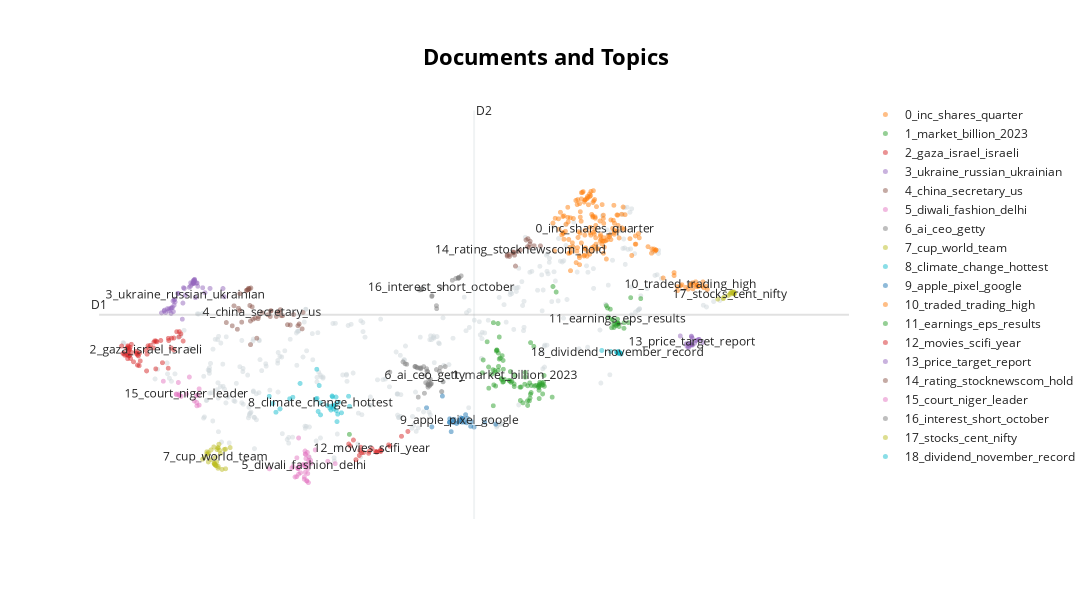

Write notebook code for a chart like this one.
### Markdown cell above
added document document cluster heat map by topic

### Code cell
topic_model.visualize_documents(sampled_list,topics=list(range(30)),custom_labels=True,height=600)
